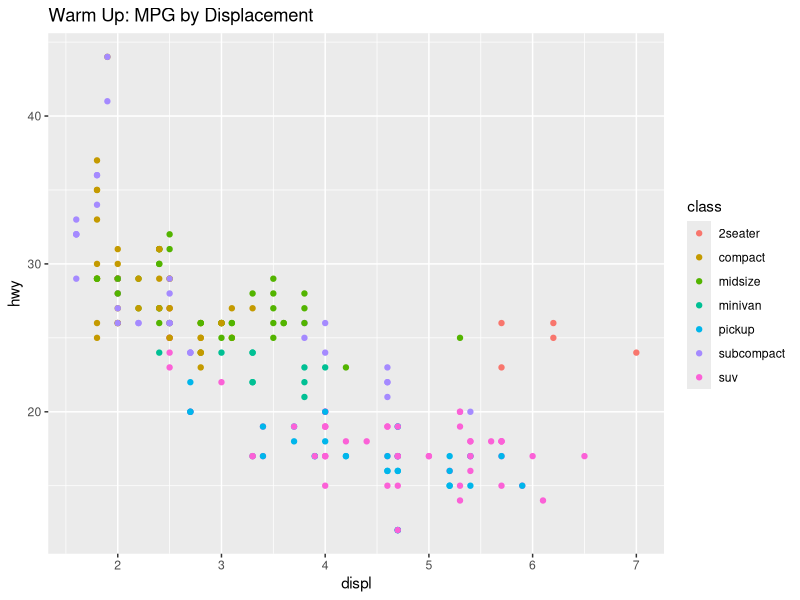
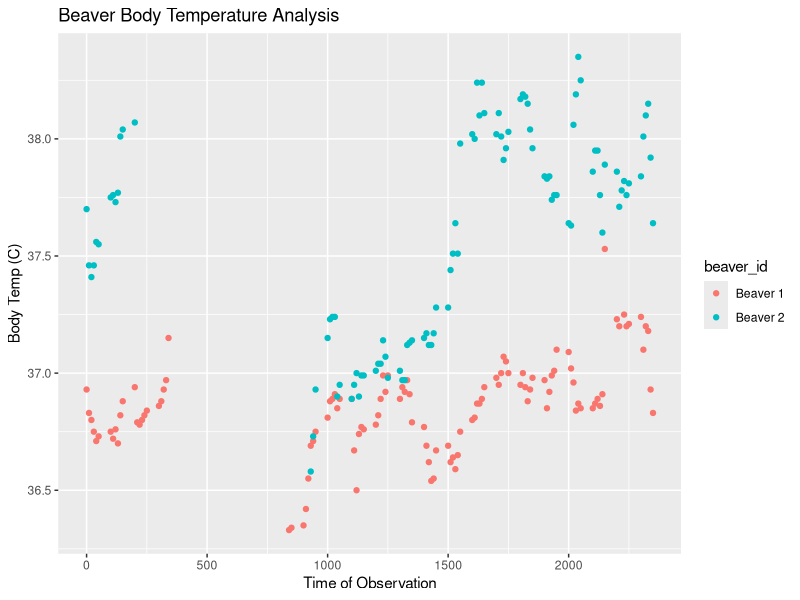
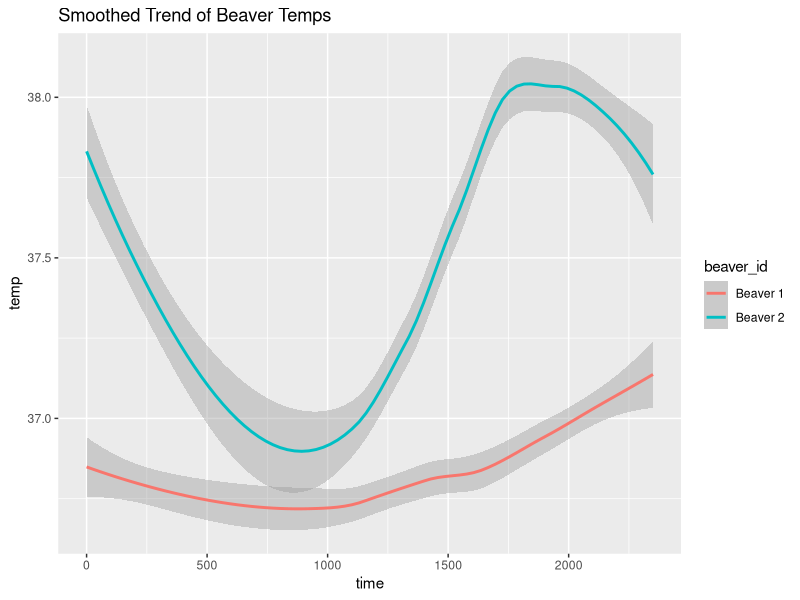
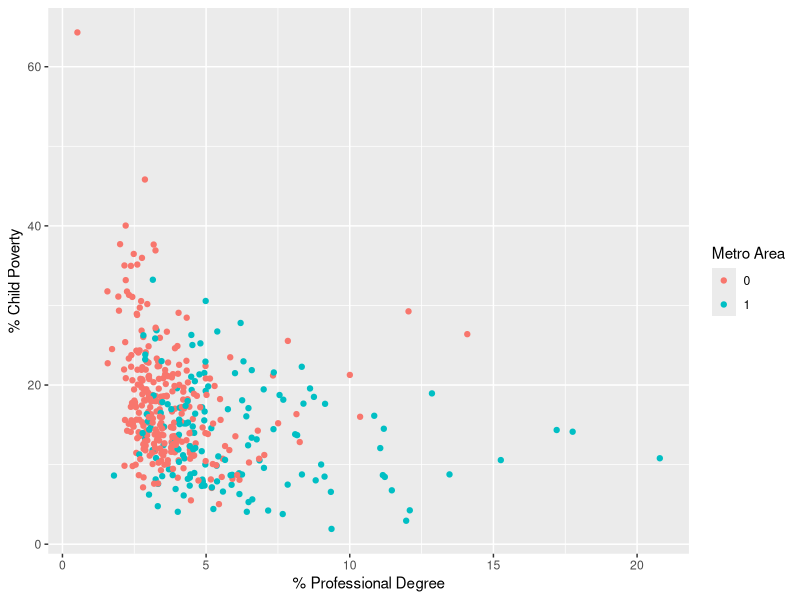

R code for these plots, in order:
# Tomasz Puzio - 100904335
# 2026/02/09
# In-Class Activity
# Week 5

# ==============================================================================
# CLASS ACTIVITY: The Grammar of Graphics in Action (10 Mins)
# ==============================================================================

# INSTRUCTIONS:
# 1. Look for the '_______' blanks in the code below.
# 2. Replace them with the correct ggplot2 functions or variable names.
# 3. Run the code chunks to verify your plots look correct.

# ==============================================================================

# ------------------------------------------------------------------------------
# TASK 0: Setup
# ------------------------------------------------------------------------------

# We need to load our tools.
library(ggplot2)
library(dplyr) # Needed for the data joining task later

# ------------------------------------------------------------------------------
# TASK 1: The Warm Up (2 Minutes)
# ------------------------------------------------------------------------------

# GOAL: Create a basic scatterplot using the 'mpg' dataset.
# REQ:  Map Displacement (displ) to x, Highway Mileage (hwy) to y.
#       Color the points by Class (class).
# REF:  Slide 6 & 21

mpg

ggplot(data = mpg, mapping = aes(x = displ, y = hwy, colour = class)) + 
  geom_point() +
  labs(title = "Warm Up: MPG by Displacement")

# ------------------------------------------------------------------------------
# TASK 2: The Data Wrangling Challenge (4 Minutes)
# ------------------------------------------------------------------------------

# GOAL: Plot the body temperature of two beavers over time.
# PROBLEM: The data is split into two dataframes: 'beaver1' and 'beaver2'.
# REF:  Slide 22

# STEP A: Join the data
# Use bind_rows() to combine them.
# The '.id' argument creates a new column to distinguish beaver 1 from 2.

all_beavers <- bind_rows("Beaver 1" = beaver1, "Beaver 2" = beaver2, .id = "beaver_id")

# Check if it worked (you should see a 'beaver_id' column now)
head(all_beavers)

# STEP B: Visualize it
# - Use the combined 'all_beavers' data.
# - Map 'time' to x-axis.
# - Map 'temp' to y-axis.
# - Use 'beaver_id' to color the points so we can tell them apart.

ggplot(data = all_beavers, aes(x = time, y = temp, colour = beaver_id)) +
  geom_point() +
  labs(title = "Beaver Body Temperature Analysis",
       x = "Time of Observation",
       y = "Body Temp (C)")

# ------------------------------------------------------------------------------
# TASK 3: The "Geom" Challenge (2 Minutes)
# ------------------------------------------------------------------------------

# GOAL: The scatterplot above is hard to read. Let's try a different GEOM.
# REQ:  Instead of points, use a "Smooth" line to summarize the trend.

ggplot(all_beavers, aes(x = time, y = temp, colour = beaver_id)) +
  geom_smooth() +  # <--- Change this function to draw a smooth line
  labs(title = "Smoothed Trend of Beaver Temps")

# ------------------------------------------------------------------------------
# TASK 4: The "Aesthetics" Challenge (Bonus)
# ------------------------------------------------------------------------------

# GOAL: Recreate the 'Midwest' plot from the slides.
# DATA: 'midwest'
# REQ:  x = percprof (Percent Professional)
#       y = percchildbelowpovert (Percent Child Poverty)
#       color = inmetro (Is it a metro area?) -> WRAP THIS IN factor()!

ggplot(midwest, aes(x = percprof, y = percchildbelowpovert, colour = factor(inmetro))) +
  geom_point() +
  labs(x = "% Professional Degree", 
       y = "% Child Poverty",
       colour = "Metro Area")
